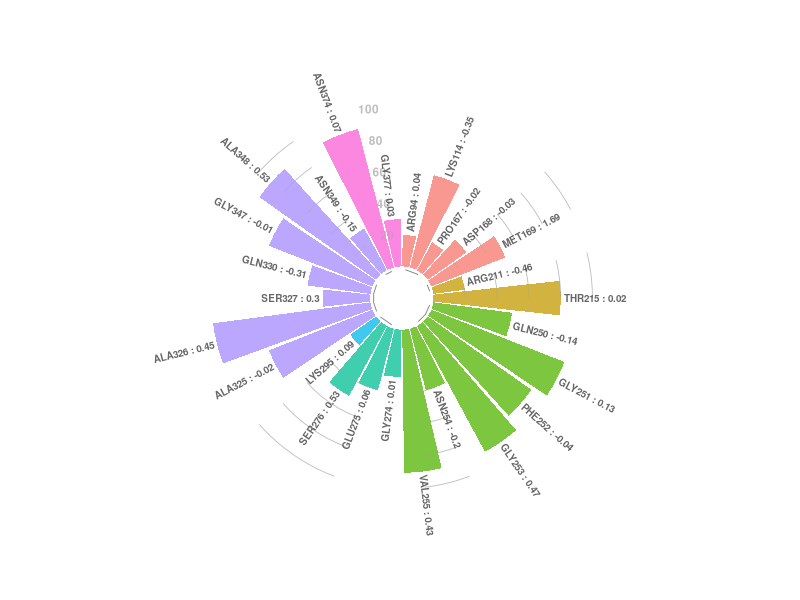
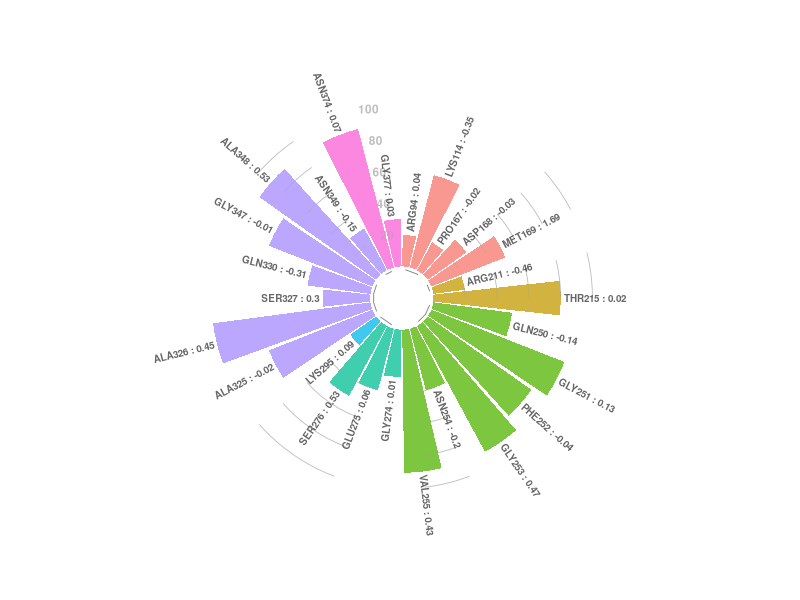

Write the R code that produced these figures, in order.
library(tidyverse)
# data set creation of GTP(3jd4)
data=data.frame(individual=paste(c("ARG94","LYS114","PRO167","ASP168","MET169",
                                   "ARG211","THR215","GLN250","GLY251","PHE252",
                                 "GLY253","ASN254","VAL255","GLY274","GLU275",
                                 "SER276","LYS295","ALA325","ALA326","SER327",
                                 "GLN330","GLY347","ALA348","ASN349","ASN374","GLY377")
                                 ,c(0.04,-0.35,-0.02,-0.03,1.69,-0.46,0.02,-0.14,0.13,-0.04,
                                    0.47,-0.20,0.43,0.01,0.06,0.53,0.09,-0.02,0.45,0.30,-0.31,
                                    -0.01,0.53,-0.15,0.07,0.03)
                                 ,sep=" : "),group=c( rep('A', 5), 
                                                                              rep('B', 2), 
                                                                              rep('C', 6),
                                                      rep('D',3),rep('E',1),rep('F',7),
                                                      rep('H',2)),
                value=c(20,60,20,30,50,20,80,50,90,80,90,40,90,30,40,50,20,70,100,30,40,70,
                        90,30,90,30))
# Set a number of 'empty bar' to add at the end of each group
empty_bar=2
to_add = data.frame( matrix(NA, empty_bar*nlevels(data$group), ncol(data)) )
colnames(to_add) = colnames(data)
to_add$group=rep(levels(data$group), each=empty_bar)
data=rbind(data, to_add)
data=data %>% arrange(group)
data$id=seq(1, nrow(data))
label_data=data
number_of_bar=nrow(label_data)
angle= 90 - 360 * (label_data$id-0.5) /number_of_bar
label_data$hjust<-ifelse( angle < -90, 1, 0)
label_data$angle<-ifelse(angle < -90, angle+180, angle)
# prepare a data frame for base lines
base_data=data %>%
  group_by(group) %>%
  summarize(start=min(id), end=max(id) - empty_bar) %>%
  rowwise() %>%
  mutate(title=mean(c(start, end)))
# prepare a data frame for grid (scales)
grid_data = base_data
grid_data$end = grid_data$end[ c( nrow(grid_data), 1:nrow(grid_data)-1)] + 1
grid_data$start = grid_data$start - 1
grid_data=grid_data[-1,]
#group.colors = c(A="#56B4E9",B="#009E73",C="#C77CFF")
#png("Plot3.png", width = 4, height = 4, units = 'in', res = 300)
p = ggplot(data, aes(x=as.factor(id), y=value, fill=group)) +
  geom_bar(aes(x=as.factor(id), y=value, fill=group), stat="identity", alpha=0.5) +
  # Add a val=100/75/50/25 lines. I do it at the beginning to make sur barplots are OVER it.
  geom_segment(data=grid_data, aes(x = end, y = 100, xend = start, yend = 100), colour = "grey", alpha=1, size=0.3 , inherit.aes = FALSE ) +
  geom_segment(data=grid_data, aes(x = end, y = 80, xend = start, yend = 80), colour = "grey", alpha=1, size=0.3 , inherit.aes = FALSE ) +
  geom_segment(data=grid_data, aes(x = end, y = 60, xend = start, yend = 60), colour = "grey", alpha=1, size=0.3 , inherit.aes = FALSE ) +
  geom_segment(data=grid_data, aes(x = end, y = 40, xend = start, yend = 40), colour = "grey", alpha=1, size=0.3 , inherit.aes = FALSE ) +
  geom_segment(data=grid_data, aes(x = end, y = 20, xend = start, yend = 20), colour = "grey", alpha=1, size=0.3 , inherit.aes = FALSE ) +
  annotate("text", x = rep(max(data$id),5), y = c(20, 40, 60, 80, 100), label = c("20", "40", "60", "80", "100") , color="grey", size=3 , angle=0, fontface="bold", hjust=1) +
  geom_bar(aes(x=as.factor(id), y=value, fill=group), stat="identity", alpha=0.5) +
  ylim(-20,150) +
  theme_minimal() +
  theme(
    legend.position = "none",
    axis.text = element_blank(),
    axis.title = element_blank(),
    panel.grid = element_blank(),
    plot.margin = unit(rep(-1,4), "cm")
  ) +
  coord_polar() +
  geom_text(data=label_data, aes(x=id, y=value+2, label=individual, hjust=hjust), color="black", fontface="bold",alpha=0.6, size=2.5, angle= label_data$angle, inherit.aes = FALSE ) +
  geom_segment(data=base_data, aes(x = start, y = -2, xend = end, yend = -2), colour = "black", alpha=0.5, size=0.3 , inherit.aes = FALSE )
#geom_text(data=base_data, aes(x = title, y = -18, label=group), hjust=c(1,1,0,0), colour = "black", alpha=0.8, size=4, fontface="bold", inherit.aes = FALSE)
#scale_fill_manual(values=group.colors)
p
ggsave(file = "3jd3-nadh-cat.png", dpi = 300, width = 5.5, height = 5.5, units = "in")
#dev.off()
